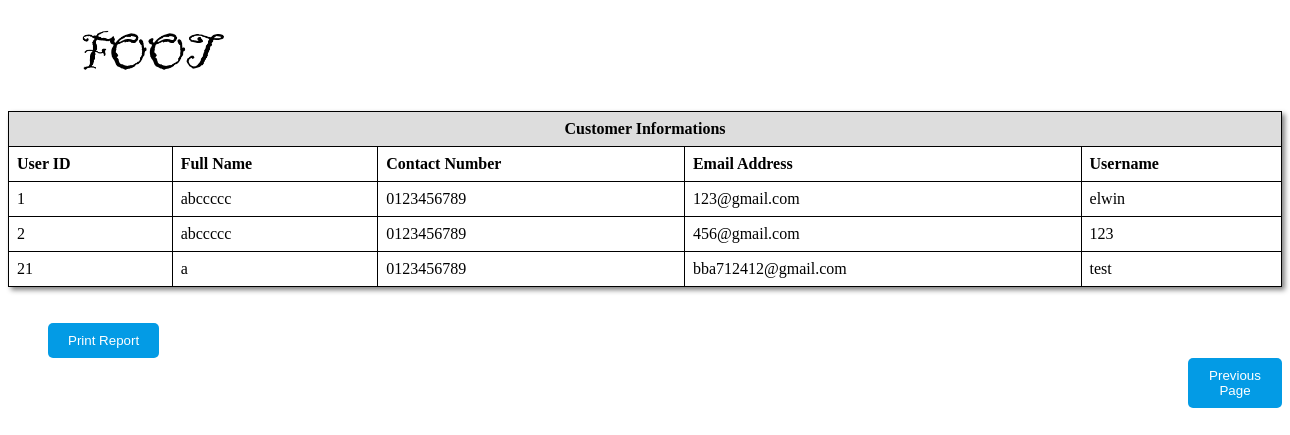
/reportuser.php, run on the app's committed database.
### tables this page shows
CREATE TABLE `user` (
  `user_id` int(100) NOT NULL,
  `full_name` varchar(50) NOT NULL,
  `contact_no` varchar(14) NOT NULL,
  `email_address` varchar(30) NOT NULL,
  `username` varchar(30) NOT NULL,
  `userpassword` varchar(30) NOT NULL,
  `confirm_password` varchar(30) NOT NULL,
  `image` varchar(100) NOT NULL,
  `status` varchar(10) NOT NULL
);

### reportuser.php (the view, shortened to what this page needs)
<?php
    include 'conn.php';
    $id =$_GET['admin_id'];
?>
<!DOCTYPE html>
<html lang="en">
<head>
</head>
<body>
    <?php
        $sql = "select * from user";
        $result = mysqli_query($conn,$sql);
    ?>
      <div >
        <h1 style='margin-left: 70px; '><img class="logo" src="image/foot.png" alt="logo"></h1>
      </div>
      <div class="User_form">
        <table cellpadding="0px" cellspacing="0px"  rules="none" frame="border" style="box-shadow: 3px 3px 5px grey">
            <tr>
            <th colspan="9" style="text-align: center;">
                    Customer Informations
                </th>
            </tr>
            <tr >
                <td><b>User ID<b></td>
                <td><b>Full Name</b></td>
                <td><b>Contact Number</b></td>
                <td><b>Email Address</b></td>
                <td><b>Username</b></td>
            </tr>
         <?php
         while($row = mysqli_fetch_array($result))
        {
         ?>
            <tr>
                <td><?php echo $row["user_id"]; ?></td>
                <td><?php echo $row["full_name"];	?></td>
                <td><?php echo $row["contact_no"];?></td>
                <td><?php echo $row["email_address"];?></td>
                <td><?php echo $row["username"];?></td>
            </tr>
            <?php
        }
        ?>
        </table>
        <br><br>
        <button id="print" onclick="window.print();" style='margin-left: 40px'>Print Report</button>
        <a href="manageuser.php?admin_id=<?php echo $id ?>"><button id="backbtn" name="backbtn" style='margin-left: 1180px'>Previous Page</button></a>
</div>
</body>
</html>

### reportuser.php (style rules this page uses)
table { border-collapse: collapse; width: 100%; }
th, td { border: 1px solid black; padding: 8px; text-align: left; flex-wrap: wrap; justify-content: center; align-items: center; }
th { background-color: #ddd; }
#print { margin-left: 150px; background-color: #039be5; color: #fff; padding: 10px 20px; border: none; border-radius: 5px; cursor: pointer; }
#backbtn { background-color: #039be5; color: #fff; padding: 10px 20px; border: none; border-radius: 5px; cursor: pointer; }
.logo { width:150px; margin: 0; height:60px; padding: 0; }

### data on the page
user: user_id "1", full_name "abccccc", contact_no "0123456789", email_address "123@gmail.com", username "elwin"
user: user_id "2", full_name "abccccc", contact_no "0123456789", email_address "456@gmail.com", username "123"
user: user_id "21", full_name "a", contact_no "0123456789", email_address "bba712412@gmail.com", username "test"
